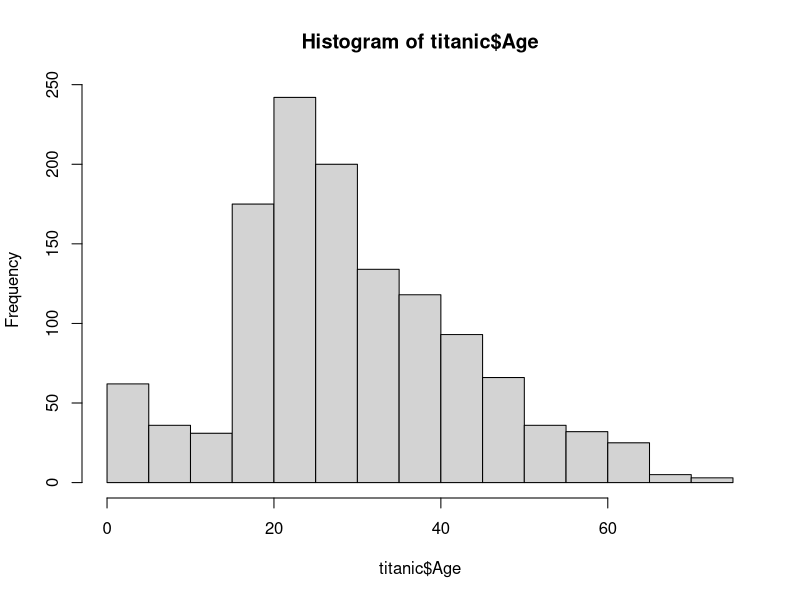

The R source for this figure:

# practice code for csv and data frames
titanic <- read.csv("../datasets/titanic5.csv")
head(titanic)

titanic$Age
titanic[ , "Age"  ]

mean(titanic$Age, na.rm = TRUE )
median(titanic$Age, na.rm = TRUE )

hist( titanic$Age )

tab <- table( titanic$Age )
names( which.max(tab) )
